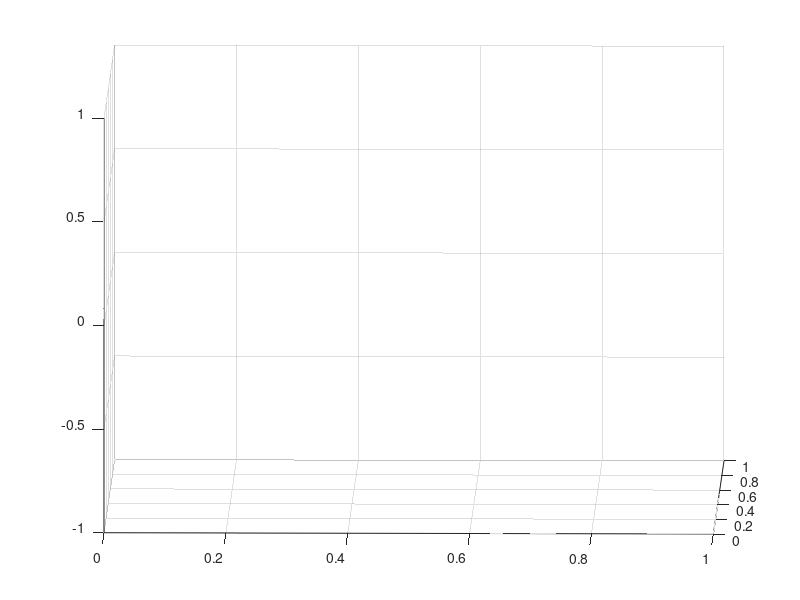

This chart was generated by the following MATLAB code: (Note: this script raises an error after producing the figure.)
function ImBat_PlaceGif

axis tight
h = gcf;
filename = 'TestGif.gif';
grid on;
for i = 1:1:360
view(i,10)
axis tight
 % Capture the plot as an image 
      frame = getframe(h); 
      im = frame2im(frame); 
      [imind,cm] = rgb2ind(im,256); 
      % Write to the GIF File 
      if i == 1 
          imwrite(imind,cm,filename,'gif','DelayTime',0.05, 'Loopcount',inf); 
      else 
          imwrite(imind,cm,filename,'gif','DelayTime',0.05,'WriteMode','append'); 
      end       


pause(0.1)
end